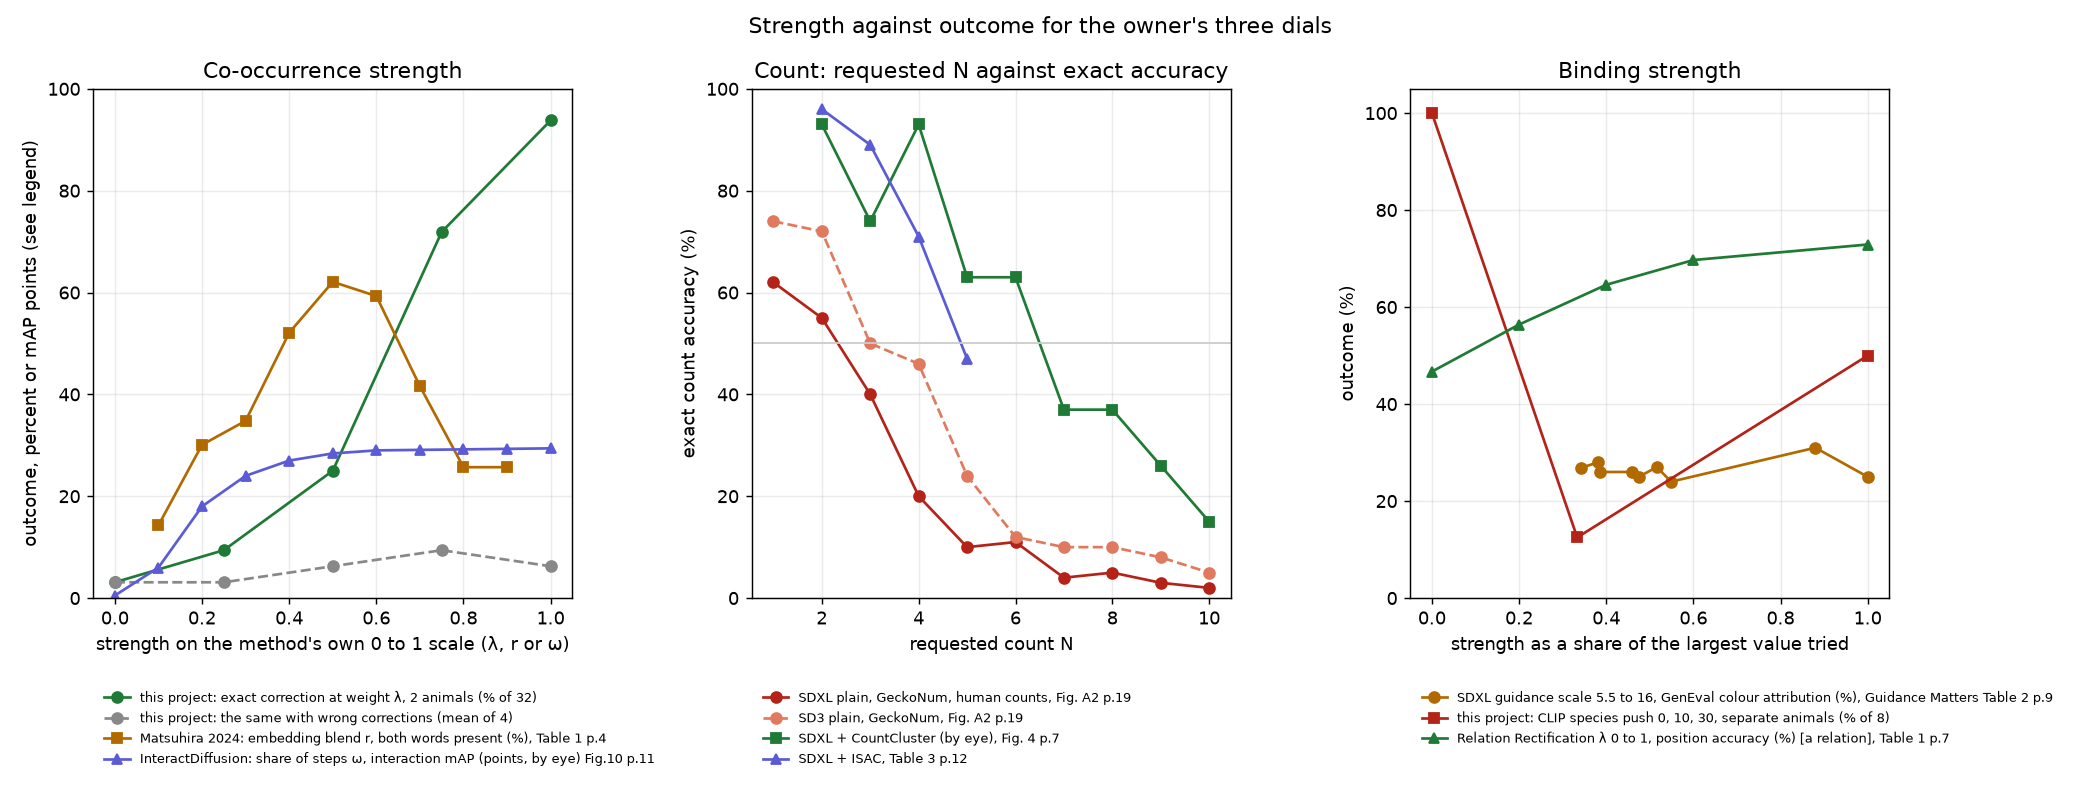

Here is the Python script that generated this plot:
"""Draw H3's strength-against-outcome curves, one panel per dial.

Every value is copied from the source named in its legend; values marked "by eye" were read from a
plot in the paper. Run: ~/.claude/venvs/figures/bin/python 03-strength-against-outcome.py
"""
import matplotlib.pyplot as plt

fig, axes = plt.subplots(1, 3, figsize=(16, 6.2))

# Panel 1: co-occurrence strength. x is the strength on each method's own 0-to-1 scale.
ax = axes[0]
lam = [0, 0.25, 0.5, 0.75, 1.0]
ax.plot(lam, [3.1, 9.4, 25.0, 71.9, 93.8], "o-", color="#1e7a34",
        label="this project: exact correction at weight λ, 2 animals (% of 32)")
ax.plot(lam, [3.1, 3.1, 6.25, 9.4, 6.25], "o--", color="#888888",
        label="this project: the same with wrong corrections (mean of 4)")
r = [0.1, 0.2, 0.3, 0.4, 0.5, 0.6, 0.7, 0.8, 0.9]
ax.plot(r, [14.3, 30.1, 34.8, 52.1, 62.1, 59.3, 41.6, 25.7, 25.7], "s-", color="#b26a00",
        label="Matsuhira 2024: embedding blend r, both words present (%), Table 1 p.4")
w = [0, 0.1, 0.2, 0.3, 0.4, 0.5, 0.6, 0.7, 0.8, 0.9, 1.0]
ax.plot(w, [0.5, 6, 18, 24, 27, 28.4, 29, 29.1, 29.2, 29.3, 29.4], "^-", color="#5b5bd6",
        label="InteractDiffusion: share of steps ω, interaction mAP (points, by eye) Fig.10 p.11")
ax.set_title("Co-occurrence strength")
ax.set_xlabel("strength on the method's own 0 to 1 scale (λ, r or ω)")
ax.set_ylabel("outcome, percent or mAP points (see legend)")
ax.set_ylim(0, 100)

# Panel 2: count. x is the requested count N.
ax = axes[1]
n10 = list(range(1, 11))
ax.plot(n10, [62, 55, 40, 20, 10, 11, 4, 5, 3, 2], "o-", color="#b42318",
        label="SDXL plain, GeckoNum, human counts, Fig. A2 p.19")
ax.plot(n10, [74, 72, 50, 46, 24, 12, 10, 10, 8, 5], "o--", color="#e07a5f",
        label="SD3 plain, GeckoNum, Fig. A2 p.19")
ax.plot(range(2, 11), [93, 74, 93, 63, 63, 37, 37, 26, 15], "s-", color="#1e7a34",
        label="SDXL + CountCluster (by eye), Fig. 4 p.7")
ax.plot(range(2, 6), [96, 89, 71, 47], "^-", color="#5b5bd6",
        label="SDXL + ISAC, Table 3 p.12")
ax.axhline(50, color="#cccccc", lw=1)
ax.set_title("Count: requested N against exact accuracy")
ax.set_xlabel("requested count N")
ax.set_ylabel("exact count accuracy (%)")
ax.set_ylim(0, 100)

# Panel 3: binding strength. x is the strength as a share of the largest value each method tried.
ax = axes[2]
gm_w = [5.5, 6.13, 6.19, 7.36, 7.62, 8.28, 8.81, 14.12, 16.05]
ax.plot([v / 16.05 for v in gm_w], [26.88, 28.00, 26.00, 26.00, 25.00, 27.00, 24.00, 31.00, 25.00],
        "o-", color="#b26a00", label="SDXL guidance scale 5.5 to 16, GenEval colour attribution (%), Guidance Matters Table 2 p.9")
ax.plot([0, 10 / 30, 1.0], [100, 12.5, 50], "s-", color="#b42318",
        label="this project: CLIP species push 0, 10, 30, separate animals (% of 8)")
rr = [0, 0.2, 0.4, 0.6, 1.0]
ax.plot(rr, [46.7, 56.4, 64.6, 69.7, 72.9], "^-", color="#1e7a34",
        label="Relation Rectification λ 0 to 1, position accuracy (%) [a relation], Table 1 p.7")
ax.set_title("Binding strength")
ax.set_xlabel("strength as a share of the largest value tried")
ax.set_ylabel("outcome (%)")
ax.set_ylim(0, 105)

for ax in axes:
    ax.legend(fontsize=7, loc="upper left", bbox_to_anchor=(0, -0.16), frameon=False)
    ax.grid(alpha=0.25)
fig.suptitle("Strength against outcome for the owner's three dials", fontsize=12)
fig.tight_layout()
fig.savefig("03-strength-against-outcome.png", dpi=130)
